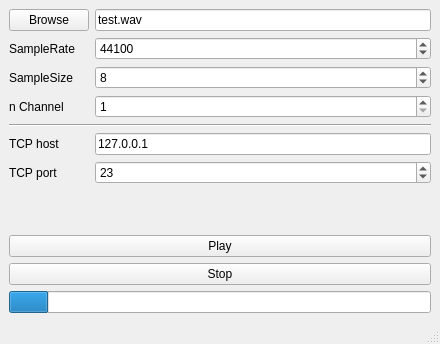
<?xml version="1.0" encoding="UTF-8"?>
<ui version="4.0">
 <class>MainWindow</class>
 <widget class="QMainWindow" name="MainWindow">
  <property name="geometry">
   <rect>
    <x>0</x>
    <y>0</y>
    <width>440</width>
    <height>344</height>
   </rect>
  </property>
  <property name="windowTitle">
   <string>MainWindow</string>
  </property>
  <widget class="QWidget" name="centralwidget">
   <layout class="QGridLayout" name="gridLayout">
    <item row="2" column="0" colspan="3">
     <widget class="QPushButton" name="playBtn">
      <property name="text">
       <string>Play</string>
      </property>
     </widget>
    </item>
    <item row="3" column="0" colspan="3">
     <widget class="QPushButton" name="stopBtn">
      <property name="text">
       <string>Stop</string>
      </property>
     </widget>
    </item>
    <item row="4" column="0" colspan="3">
     <widget class="QProgressBar" name="progressBar">
      <property name="maximum">
       <number>255</number>
      </property>
      <property name="value">
       <number>24</number>
      </property>
      <property name="textVisible">
       <bool>false</bool>
      </property>
      <property name="orientation">
       <enum>Qt::Horizontal</enum>
      </property>
     </widget>
    </item>
    <item row="0" column="0" colspan="3">
     <layout class="QFormLayout" name="formLayout">
      <item row="0" column="0">
       <widget class="QPushButton" name="browseBtn">
        <property name="text">
         <string>Browse</string>
        </property>
       </widget>
      </item>
      <item row="0" column="1">
       <widget class="QLineEdit" name="fileName">
        <property name="text">
         <string>test.wav</string>
        </property>
       </widget>
      </item>
      <item row="1" column="0">
       <widget class="QLabel" name="label">
        <property name="text">
         <string>SampleRate</string>
        </property>
       </widget>
      </item>
      <item row="1" column="1">
       <widget class="QSpinBox" name="sampleRate">
        <property name="minimum">
         <number>1</number>
        </property>
        <property name="maximum">
         <number>1000000</number>
        </property>
        <property name="value">
         <number>44100</number>
        </property>
       </widget>
      </item>
      <item row="2" column="0">
       <widget class="QLabel" name="label_2">
        <property name="text">
         <string>SampleSize</string>
        </property>
       </widget>
      </item>
      <item row="2" column="1">
       <widget class="QSpinBox" name="sampleSize">
        <property name="minimum">
         <number>1</number>
        </property>
        <property name="maximum">
         <number>32</number>
        </property>
        <property name="value">
         <number>8</number>
        </property>
       </widget>
      </item>
      <item row="3" column="0">
       <widget class="QLabel" name="label_3">
        <property name="text">
         <string>n Channel</string>
        </property>
       </widget>
      </item>
      <item row="3" column="1">
       <widget class="QSpinBox" name="nChannel">
        <property name="minimum">
         <number>1</number>
        </property>
        <property name="maximum">
         <number>10</number>
        </property>
        <property name="value">
         <number>1</number>
        </property>
       </widget>
      </item>
      <item row="4" column="0" colspan="2">
       <widget class="Line" name="line">
        <property name="orientation">
         <enum>Qt::Horizontal</enum>
        </property>
       </widget>
      </item>
      <item row="5" column="0">
       <widget class="QLabel" name="label_4">
        <property name="text">
         <string>TCP host</string>
        </property>
       </widget>
      </item>
      <item row="5" column="1">
       <widget class="QLineEdit" name="tcpHost">
        <property name="text">
         <string>127.0.0.1</string>
        </property>
       </widget>
      </item>
      <item row="6" column="0">
       <widget class="QLabel" name="label_5">
        <property name="text">
         <string>TCP port</string>
        </property>
       </widget>
      </item>
      <item row="6" column="1">
       <widget class="QSpinBox" name="tcpPort">
        <property name="maximum">
         <number>65535</number>
        </property>
        <property name="value">
         <number>23</number>
        </property>
       </widget>
      </item>
     </layout>
    </item>
   </layout>
  </widget>
  <widget class="QMenuBar" name="menubar">
   <property name="geometry">
    <rect>
     <x>0</x>
     <y>0</y>
     <width>440</width>
     <height>20</height>
    </rect>
   </property>
  </widget>
  <widget class="QStatusBar" name="statusbar"/>
 </widget>
 <resources/>
 <connections/>
</ui>
